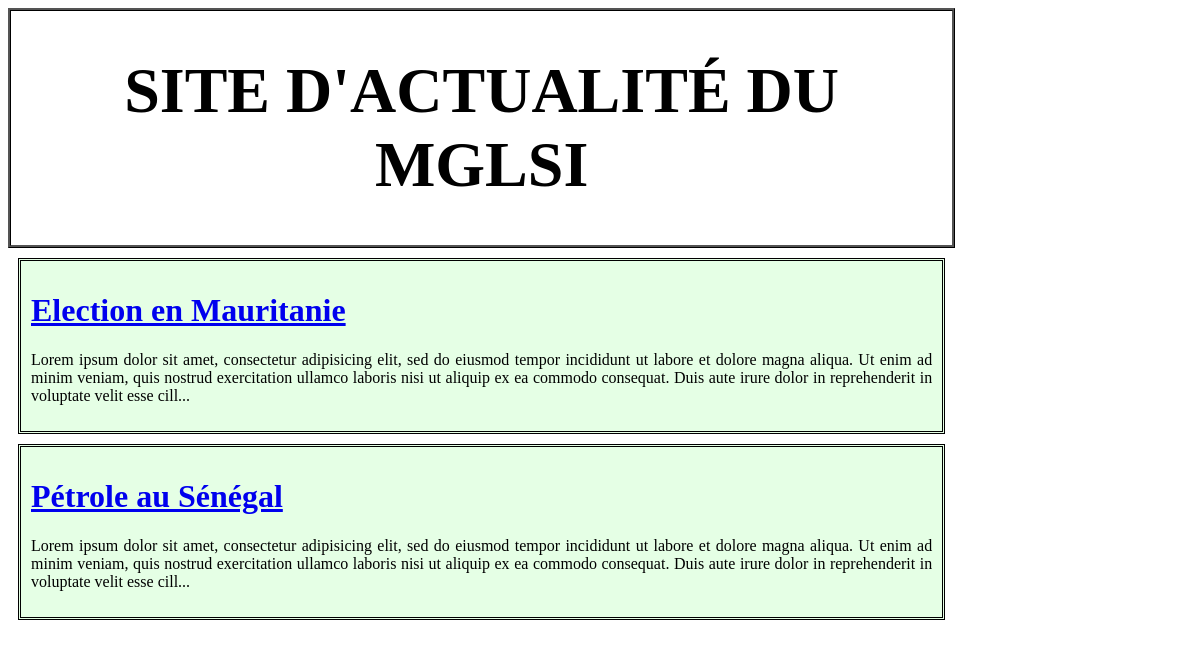
The app's page /projetNews/categorie-4 with its own data.
### tables this page shows
CREATE TABLE Article(
	id int primary key auto_increment,
	titre varchar(255),
	contenu text,
	dateCreation datetime DEFAULT NOW(),
	dateModification datetime DEFAULT NOW(),
	categorie int
);

### Model/model.php (called while the page is built, shortened)
<?php
	function getItemByCategorie($bdd, $catId)
	{
		$reponse = $bdd->query('SELECT * FROM Article WHERE categorie = '.$catId);
		$articles = $reponse->fetchAll(PDO::FETCH_OBJ);
		return $articles;
	}
?>

### Vue/categorie.php (the view, shortened to what this page needs)
<!DOCTYPE html>
<html>
<head>
	<link rel="stylesheet" type="text/css" href="vue/design/style.css">
</head>
<body>
	<div id="contenu">
	<div id="entete">
			<h1>Site d'actualité du MGLSI</h1>
		</div>
		<?php
		foreach ($articles as $article)
		{?>
			<div class="article">
				<h1><a href="/projetNews/articles-<?= $article->id ?>"><?= $article->titre ?></a></h1>
				<p><?= substr($article->contenu, 0, 300) . '...' ?></p>
		</div><?php
		}
	?>
	</div>
</body>
</html>

### Vue/design/style.css (style rules this page uses)
#entete { font-size: 2em; text-align: center; font-family: "AGENCY FB"; text-transform: uppercase; border: 3px ridge black; margin-bottom: 10px; }
#contenu { float: left; width: 80%; text-align: justify; }
.article { margin: 10px; padding: 10px; border:3px double black; background-color: rgba(0, 255, 0, 0.1); }

### records on screen
article: titre "Election en Mauritanie", contenu "Lorem ipsum dolor sit amet, consectetur adipisicing elit, sed do eiusmod tempor incididunt ut labore et dolore magna aliqua. Ut enim ad minim veniam, quis nostrud exercitation ullamco laboris nisi ut aliquip ex ea commodo consequat. Duis aute irure dolor in reprehenderit in voluptate velit esse cill"
article: titre "Pétrole au Sénégal", contenu "Lorem ipsum dolor sit amet, consectetur adipisicing elit, sed do eiusmod tempor incididunt ut labore et dolore magna aliqua. Ut enim ad minim veniam, quis nostrud exercitation ullamco laboris nisi ut aliquip ex ea commodo consequat. Duis aute irure dolor in reprehenderit in voluptate velit esse cill"
